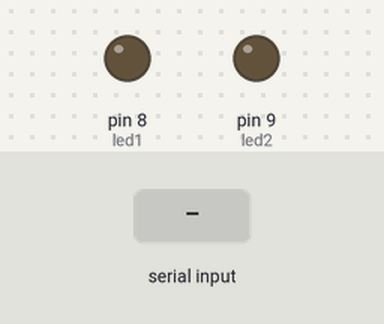
A sketch run on a simulated Arduino Uno, built with avr-gcc and run on an emulated ATmega328P. Parts: output pins drawn as LEDs (lit = HIGH). The test bench sets the inputs (shaded band). What the sketch prints to the serial monitor is not drawn.

Above: at 1.2 s.
1.3 s: "led one on\n" received over Serial
At 2.3 s:
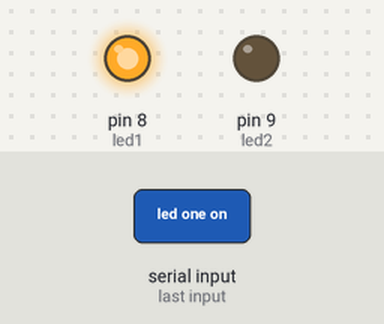
2.8 s: "led two on\n" received over Serial
At 3.5 s:
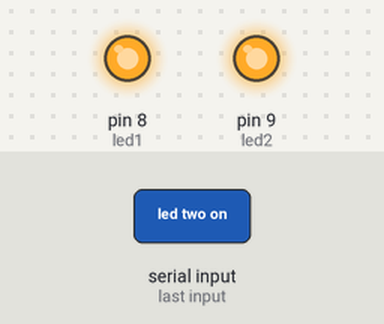
4.3 s: "led one off\n" received over Serial
At 4.6 s:
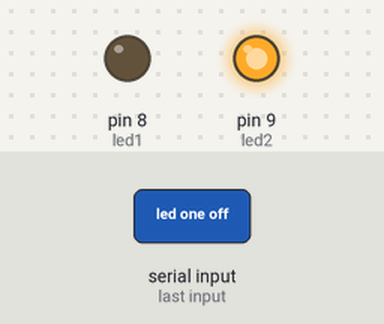
Timing chart, 0 to 7.3 s (numbered marks = the images above; inputs shaded):
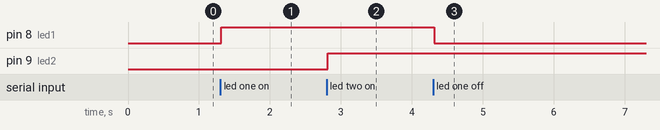

The sketch:

get_input.ino
```cpp
String background;                                                                       // Declaring background as a string
int led1 = 8;                                                                            // Declaring led1 as an integer at Digital pin 8
int led2 = 9;                                                                            // Declaring led2 as an integer at Digital pin 9


void setup() {
  // put your setup code here, to run once:
Serial.begin(9600);
pinMode(led1, OUTPUT);                                                                  // Declaring led1 as OUTPUT.
pinMode(led2, OUTPUT);                                                                  // Declaring led2 as OUTPUT.
digitalWrite(led1, LOW);                                                                // Making led1 LOW.
digitalWrite(led2, LOW);                                                                // Making led2 LOW.
}

void loop() {
  // put your main code here, to run repeatedly:
if(Serial.available() >0)
{
  background = Serial.readStringUntil('\n');                                             // Reading data from Python.
  if(background == "led one on")                                                         // If arduino will get a command "led one on" then it will execute the following lines.
  {
    digitalWrite(led1,HIGH);
    Serial.write("Led 1 one is on");                                                     // Communication of arduino with python.
  }
  else if(background == "led one off"){
    digitalWrite(led1, LOW);
    Serial.write("Led 1 is off");                                                        // Communication of arduino with python.

  }
  if(background == "led two on")
  {
    digitalWrite(led2,HIGH);
    Serial.write("led 2 is on");                                                        // Communication of arduino with python.
  }
  else if(background == "led two off"){
    digitalWrite(led2, LOW);
    Serial.write("led 2 is off");                                                       // Communication of arduino with python.
  }
}
}
```

Measured:
- after the input at 1.3 s, pin 8 (led1): LOW → HIGH at once
- after the input at 2.8 s, pin 9 (led2): LOW → HIGH at once
- after the input at 4.3 s, pin 8 (led1): HIGH → LOW at once
